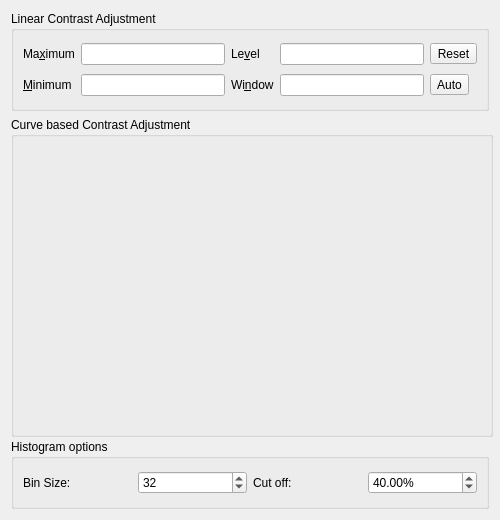
<?xml version="1.0" encoding="UTF-8"?>
<ui version="4.0">
 <class>ContrastMan</class>
 <widget class="QWidget" name="ContrastMan">
  <property name="geometry">
   <rect>
    <x>0</x>
    <y>0</y>
    <width>500</width>
    <height>520</height>
   </rect>
  </property>
  <property name="minimumSize">
   <size>
    <width>500</width>
    <height>520</height>
   </size>
  </property>
  <property name="maximumSize">
   <size>
    <width>500</width>
    <height>520</height>
   </size>
  </property>
  <property name="windowTitle">
   <string>Contrast and W&amp;L</string>
  </property>
  <property name="windowIcon">
   <iconset resource="../../resources.qrc">
    <normaloff>:/resources/gimp-pro/images/gimp-histogram.png</normaloff>:/resources/gimp-pro/images/gimp-histogram.png</iconset>
  </property>
  <layout class="QVBoxLayout" name="verticalLayout_2">
   <item>
    <widget class="QGroupBox" name="groupBox">
     <property name="minimumSize">
      <size>
       <width>0</width>
       <height>100</height>
      </size>
     </property>
     <property name="maximumSize">
      <size>
       <width>16777215</width>
       <height>100</height>
      </size>
     </property>
     <property name="title">
      <string>Linear Contrast Adjustment</string>
     </property>
     <layout class="QGridLayout" name="gridLayout_2">
      <item row="0" column="3">
       <widget class="QLineEdit" name="le_level"/>
      </item>
      <item row="0" column="0">
       <widget class="QLabel" name="label">
        <property name="text">
         <string>Ma&amp;ximum</string>
        </property>
        <property name="buddy">
         <cstring>le_max</cstring>
        </property>
       </widget>
      </item>
      <item row="2" column="2">
       <widget class="QLabel" name="label_4">
        <property name="text">
         <string>Wi&amp;ndow</string>
        </property>
        <property name="buddy">
         <cstring>le_win</cstring>
        </property>
       </widget>
      </item>
      <item row="2" column="1">
       <widget class="QLineEdit" name="le_min"/>
      </item>
      <item row="2" column="3">
       <widget class="QLineEdit" name="le_win"/>
      </item>
      <item row="0" column="1">
       <widget class="QLineEdit" name="le_max"/>
      </item>
      <item row="2" column="0">
       <widget class="QLabel" name="label_2">
        <property name="text">
         <string>&amp;Minimum</string>
        </property>
        <property name="buddy">
         <cstring>le_min</cstring>
        </property>
       </widget>
      </item>
      <item row="0" column="2">
       <widget class="QLabel" name="label_3">
        <property name="text">
         <string>Le&amp;vel</string>
        </property>
        <property name="buddy">
         <cstring>le_level</cstring>
        </property>
       </widget>
      </item>
      <item row="0" column="4">
       <widget class="QToolButton" name="btn_reset">
        <property name="text">
         <string>Reset</string>
        </property>
       </widget>
      </item>
      <item row="2" column="4">
       <widget class="QToolButton" name="btn_auto">
        <property name="text">
         <string>Auto</string>
        </property>
       </widget>
      </item>
     </layout>
    </widget>
   </item>
   <item>
    <widget class="QGroupBox" name="groupBox_2">
     <property name="sizePolicy">
      <sizepolicy hsizetype="Fixed" vsizetype="Fixed">
       <horstretch>0</horstretch>
       <verstretch>0</verstretch>
      </sizepolicy>
     </property>
     <property name="minimumSize">
      <size>
       <width>482</width>
       <height>320</height>
      </size>
     </property>
     <property name="maximumSize">
      <size>
       <width>482</width>
       <height>320</height>
      </size>
     </property>
     <property name="title">
      <string>Curve based Contrast Adjustment</string>
     </property>
     <layout class="QGridLayout" name="gridLayout_3"/>
    </widget>
   </item>
   <item>
    <widget class="QGroupBox" name="groupBox_3">
     <property name="minimumSize">
      <size>
       <width>0</width>
       <height>70</height>
      </size>
     </property>
     <property name="maximumSize">
      <size>
       <width>16777215</width>
       <height>70</height>
      </size>
     </property>
     <property name="title">
      <string>Histogram options</string>
     </property>
     <layout class="QGridLayout" name="gridLayout_4">
      <item row="0" column="0">
       <widget class="QLabel" name="label_5">
        <property name="text">
         <string>Bin Size:</string>
        </property>
       </widget>
      </item>
      <item row="0" column="2">
       <widget class="QLabel" name="label_6">
        <property name="text">
         <string>Cut off:</string>
        </property>
       </widget>
      </item>
      <item row="0" column="1">
       <widget class="QSpinBox" name="spinBox">
        <property name="value">
         <number>32</number>
        </property>
       </widget>
      </item>
      <item row="0" column="3">
       <widget class="QDoubleSpinBox" name="doubleSpinBox">
        <property name="suffix">
         <string>%</string>
        </property>
        <property name="value">
         <double>40.000000000000000</double>
        </property>
       </widget>
      </item>
     </layout>
    </widget>
   </item>
  </layout>
 </widget>
 <resources>
  <include location="../../resources.qrc"/>
 </resources>
 <connections/>
</ui>
